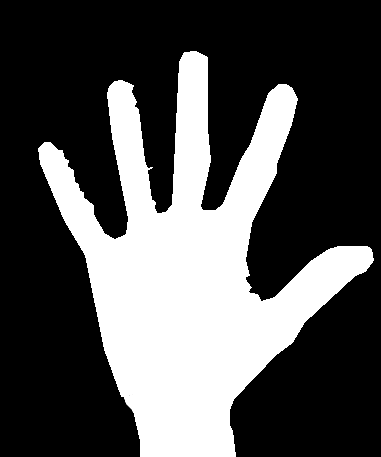
#> input picture hand.png, 381 x 457 px
$ python computeVision.py   (Python 2 division)   (older library calls are emulated)
#> lines starting #> are read from the running program, lines starting #| are printed output that depends on the picture; after the words box and inside, x2 and y2 are one past the last pixel; in counts of white or black regions, pixels touching at a corner belong together
#> further down, img is the input picture: shape (457, 381); min 0, max 255, mean 81.7
import cv2
import numpy as np
from Vector import *


# [51 lines left out: functions findMaxAreaContour, findContourInShape, removeNoise, findContourCenter, not called in this run]

def skeletonization(mask):
    size = mask.size
#> size = 174117
    kernel = np.ones((3,3), np.uint8)
    skeleton = np.zeros(mask.shape,np.uint8)
    while True:
        erode = cv2.erode(mask,kernel)
        dila = cv2.dilate(erode,kernel)
        sub = cv2.subtract(mask,dila)
        skeleton = cv2.bitwise_or(sub,skeleton)
        mask = erode.copy()
        # [4 lines of commented-out code are left out]
        zeros = size - cv2.countNonZero(mask)
        if zeros == size:
            break
#> this loop made 67 passes
#> zeros on passes 1 to 12: 120737, 123132, 125514, 127882, 130237, 132580, 134911, 137228, 139526, 141796, 143925, 145929
#> pass 1, in skeletonization, `erode = cv2.erode(mask,kernel)`:
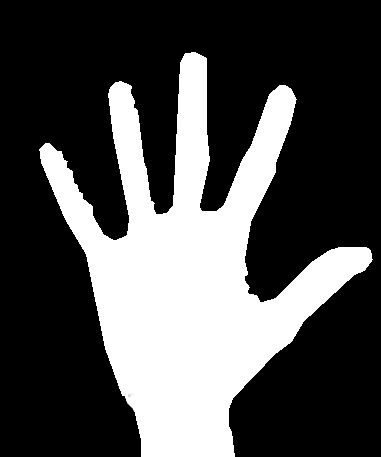
#> erode: shape (457, 381); min 0, max 255, mean 78.2
#> pass 1, in skeletonization, `sub = cv2.subtract(mask,dila)`:
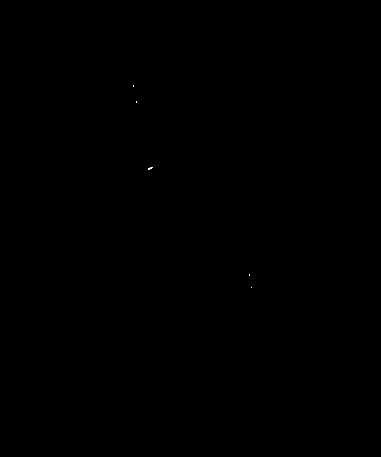
#> sub: shape (457, 381); 0.01% white in thin lines or dots, all inside (x1, y1, x2, y2) = (133, 85, 252, 288)
#> pass 2, in skeletonization, `erode = cv2.erode(mask,kernel)`:
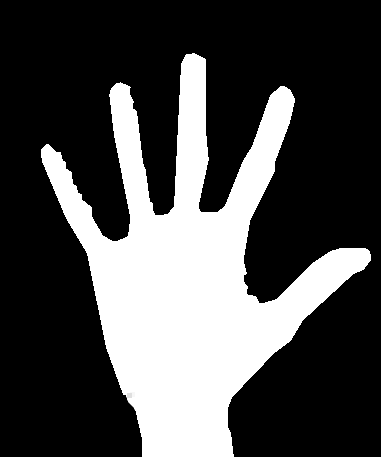
#> erode: shape (457, 381); min 0, max 255, mean 74.7
#> after the loop: erode: shape (457, 381); every value is 0
#> after the loop: sub: shape (457, 381); 0% white in thin lines or dots, all inside (x1, y1, x2, y2) = (178, 305, 180, 310)
    # cv2.imshow('skel',skeleton)
    # cv2.waitKey(1)
    # skeleton = cv2.Canny(skeleton, 50,100)
    return skeleton

class Track(Vector):

    # [161 lines left out: functions __init__, getOnlyMask, getMaskAndCnt, chooseOne, goal, __lineAnalyse and 1 more, not called in this run]


if __name__ == '__main__':
    while True:
        img = cv2.imread('hand.png',0)
        skeletonization(img)
        # cv2.destroyAllWindows()
        cv2.waitKey(1)
